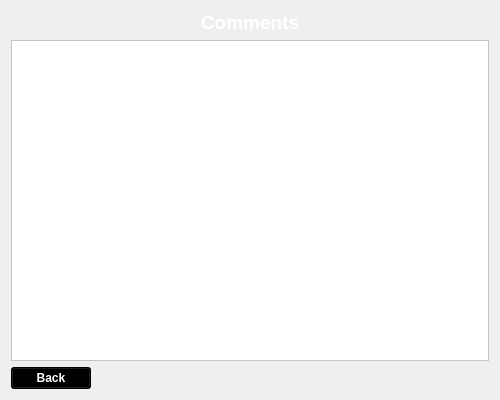
<?xml version="1.0" encoding="UTF-8"?>
<ui version="4.0">
 <class>CommentsWindow</class>
 <widget class="QWidget" name="CommentsWindow">
  <property name="geometry">
   <rect>
    <x>0</x>
    <y>0</y>
    <width>500</width>
    <height>400</height>
   </rect>
  </property>
  <property name="minimumSize">
   <size>
    <width>500</width>
    <height>400</height>
   </size>
  </property>
  <property name="maximumSize">
   <size>
    <width>500</width>
    <height>400</height>
   </size>
  </property>
  <property name="windowTitle">
   <string>Comments</string>
  </property>
  <property name="windowIcon">
   <iconset resource="Resources/main.qrc">
    <normaloff>:/Icons/Icons/spotify.png</normaloff>:/Icons/Icons/spotify.png</iconset>
  </property>
  <property name="styleSheet">
   <string notr="true">background-image: url(:/Background/background/darkgreen.png);</string>
  </property>
  <layout class="QVBoxLayout" name="verticalLayout">
   <item>
    <widget class="QLabel" name="Comments_label">
     <property name="font">
      <font>
       <pointsize>14</pointsize>
       <weight>75</weight>
       <bold>true</bold>
      </font>
     </property>
     <property name="styleSheet">
      <string notr="true">background-image: url(:/Background/background/transparent.png);
color: rgb(255, 255, 255);</string>
     </property>
     <property name="text">
      <string>Comments</string>
     </property>
     <property name="alignment">
      <set>Qt::AlignCenter</set>
     </property>
    </widget>
   </item>
   <item>
    <widget class="QListView" name="Comments_listView">
     <property name="font">
      <font>
       <pointsize>10</pointsize>
      </font>
     </property>
     <property name="styleSheet">
      <string notr="true">background-image: url(:/Background/background/transparent.png);
background-color: rgb(255, 255, 255);</string>
     </property>
    </widget>
   </item>
   <item>
    <layout class="QHBoxLayout" name="horizontalLayout">
     <item>
      <widget class="QPushButton" name="back_btn">
       <property name="font">
        <font>
         <pointsize>9</pointsize>
         <weight>75</weight>
         <bold>true</bold>
        </font>
       </property>
       <property name="styleSheet">
        <string notr="true">color: rgb(255, 255, 255);
background-color: rgb(0, 0, 0);</string>
       </property>
       <property name="text">
        <string>Back</string>
       </property>
      </widget>
     </item>
     <item>
      <spacer name="horizontalSpacer">
       <property name="orientation">
        <enum>Qt::Horizontal</enum>
       </property>
       <property name="sizeHint" stdset="0">
        <size>
         <width>40</width>
         <height>20</height>
        </size>
       </property>
      </spacer>
     </item>
    </layout>
   </item>
  </layout>
 </widget>
 <resources>
  <include location="Resources/main.qrc"/>
 </resources>
 <connections/>
</ui>
